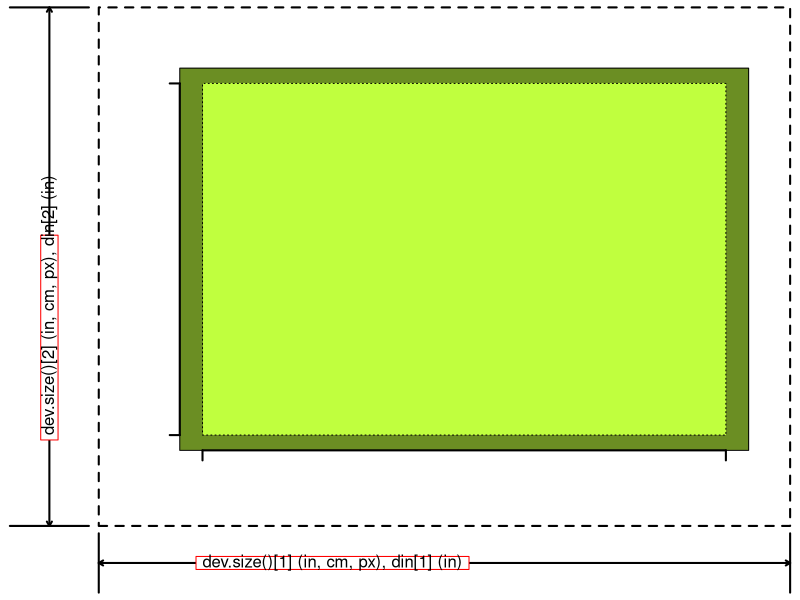
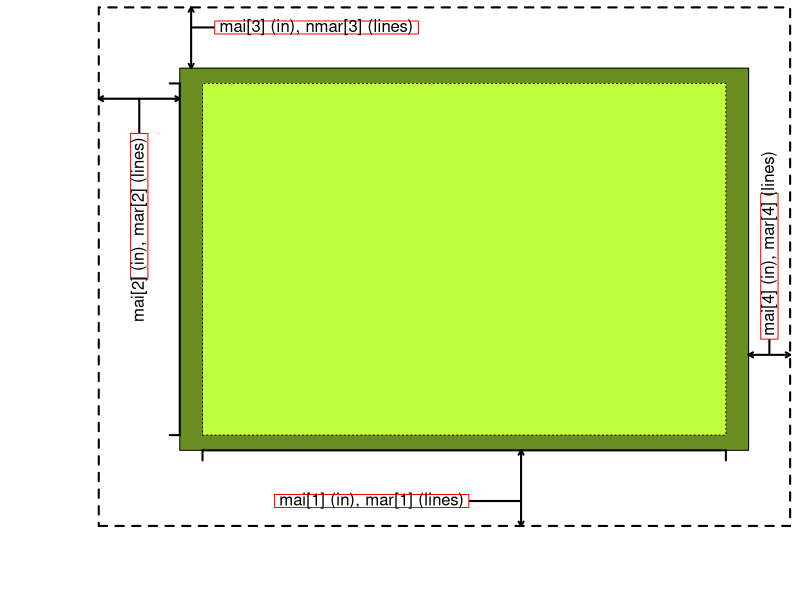
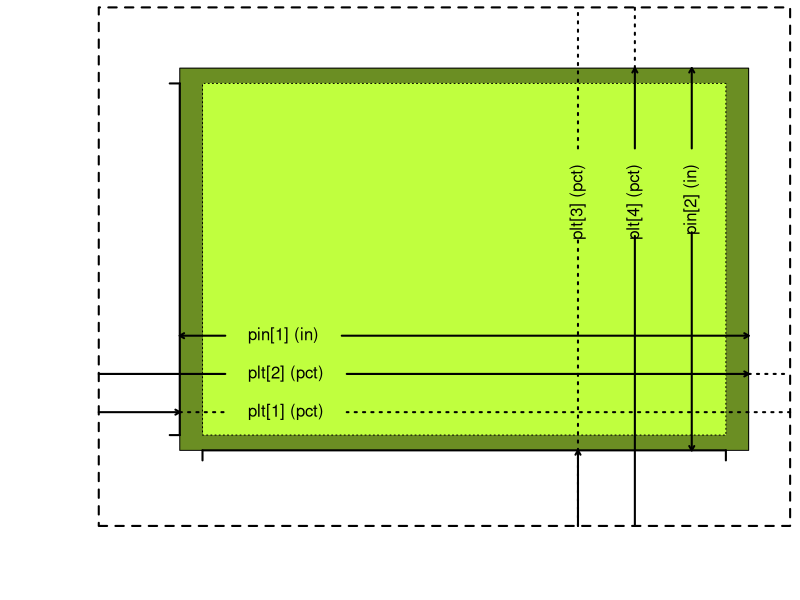
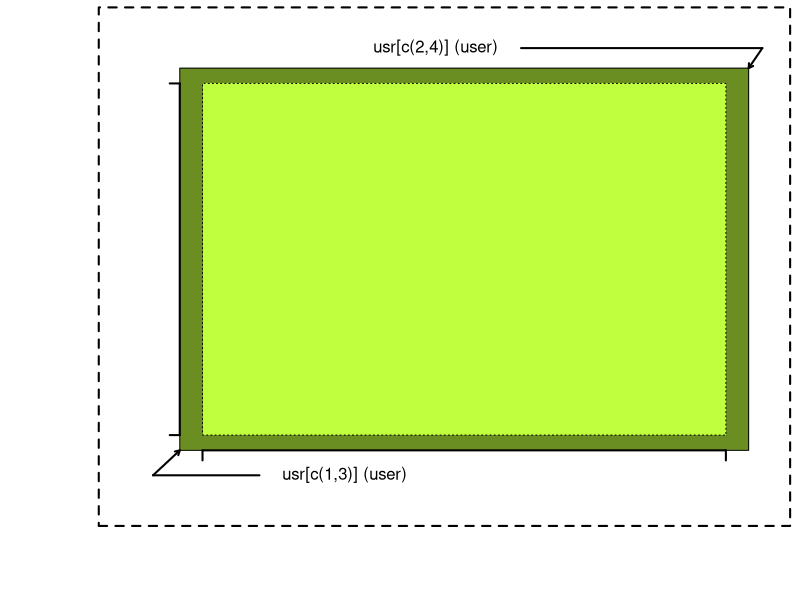
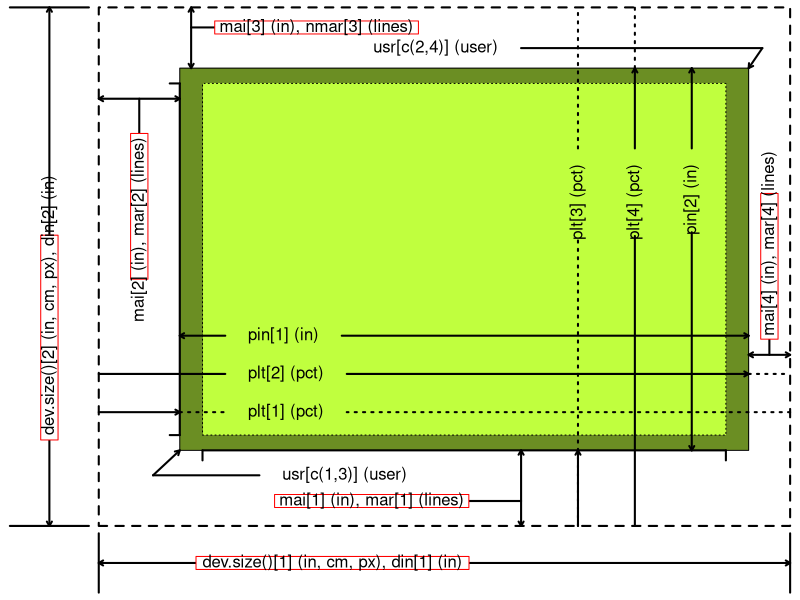
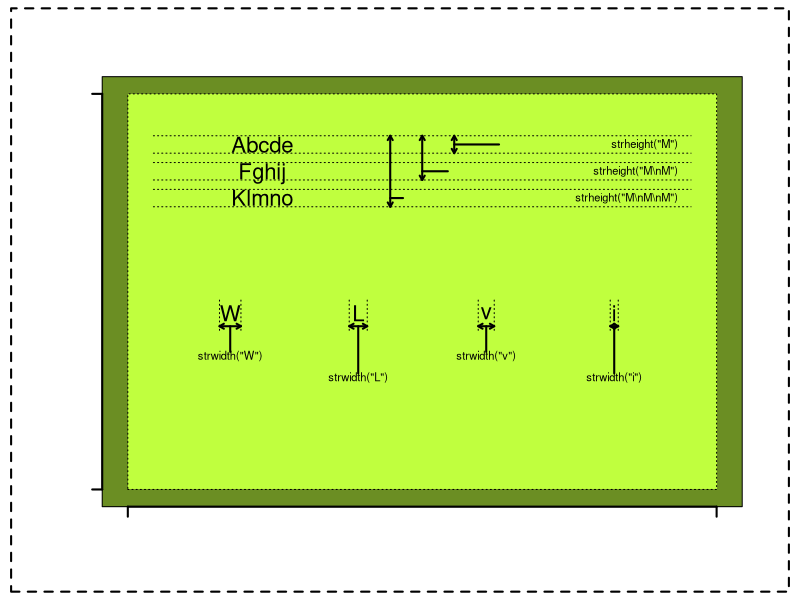
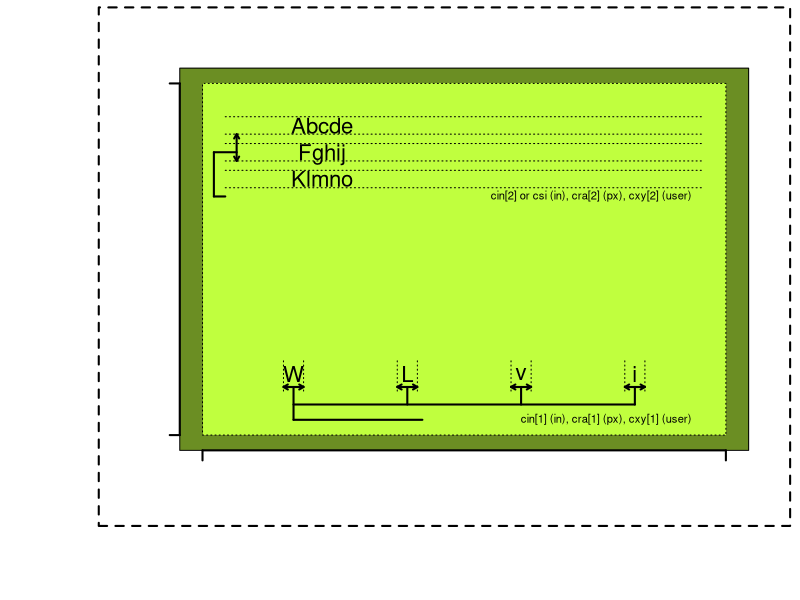
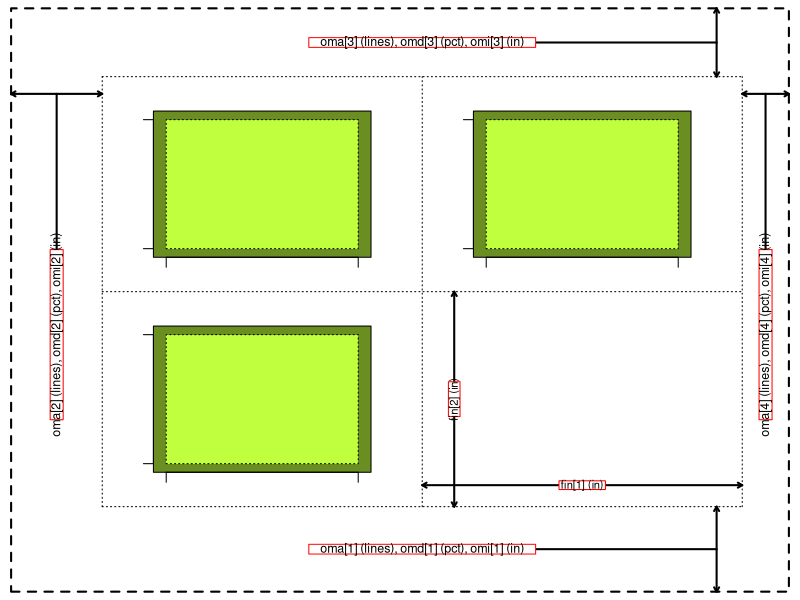

Source code (R) for these figures, in order:
## ---- chunk 1
# Note: once I am done with this, I need to do a cheat sheet on date-time values in R.

x <- function(p) {
  marks <- c(-1, 0, 0.82, 7-0.42, 7, 7)
  p <- ifelse (p < 100, 100, p)
  p <- ifelse (p > 500, 500, p)
  i <- p %/% 100
  w <- (p/100) %% 1
  return((1-w)*marks[i]+w*marks[i+1])
}

y <- function(p) {
  marks <- c(-1, 0, 1.02, 7-0.82, 7, 7)
  p <- ifelse (p < 100, 100, p)
  p <- ifelse (p > 500, 500, p)
  i <- p %/% 100
  w <- (p/100) %% 1
  return((1-w)*marks[i]+w*marks[i+1])
}

# Start with the assumption that the graph is seven inches by seven inches
# and that mar=c(5.1, 4.1, 4.1, 2.1) and mai=c(1.02, 0.82, 0.82, 0.42)
# which means 5 lines per inch. Also assume that there are 96 pixels per inch.


draw_framework <- function(pmin=-1, pmax=7.1) {
  par(mar=rep(0, 4), xaxs="i", yaxs="i")
  plot(c(pmin, pmax), c(pmin, pmax), type="n", axes=FALSE)

  # user coordinates after adding 4%
  polygon(
    x=x(c(300, 400, 400, 300)),
    y=y(c(300, 300, 400, 400)),
    density=NA, col="olivedrab", border="black")

  # user coordinates defined by xlim, ylim
  polygon(
    x=x(c(304, 396, 396, 304)),
    y=y(c(304, 304, 396, 396)),
    density=NA, col="olivedrab1", border="black", lty="dotted")

  axis(side=1, pos=y(300), at=x(c(304, 396)), labels=rep(" ", 2), lwd=2) 
  axis(side=2, pos=x(300), at=y(c(304, 396)), labels=rep(" ", 2), lwd=2) 

  polygon(x=x(c(200, 500, 500, 200)), y=y(c(200, 200, 500, 500)), lwd=2, lty="dashed")
}

tbox <- function(x0, y0, s, co="white", cex=1, srt=0, adj=0.5) {
  tx <- cex * (1.05*c(-1, 1, 1, -1)-2*adj+1) * strwidth(s) / 2
  ty <- cex *       c(-1, -1, 1, 1)          * strheight(s) / 2
  if (srt==90) {tmp <- tx; tx <- ty; ty <- tmp}
  polygon(x=x0+tx, y=y0+ty, border="red", col=co)
  text(x0, y0, s, cex=cex, srt=srt, adj=adj)
}
## ---- chunk 2
din <- function() {
  # graphics device size (x)
  s1 <- "dev.size()[1] (in, cm, px), din[1] (in)"
  arrows  (x(200),    y(150), x(500), y(150), lwd=2, len=0.05, code=3)
  segments(x(200),    y(190), x(200), y(110), lwd=2)
  segments(x(500),    y(190), x(500), y(110), lwd=2)
  tbox    (x(304),    y(150), s1, adj=0)
  
  # graphics device size (y)
  s2 <- "dev.size()[2] (in, cm, px), din[2] (in)"
  arrows  (x(150), y(200),    x(150), y(500), lwd=2, len=0.05, code=3)
  segments(x(190), y(200),    x(110), y(200), lwd=2)
  segments(x(190), y(500),    x(110), y(500), lwd=2)
  tbox    (x(150), y(304), s2, adj=0, srt=90)
}
draw_framework()
din()
## ---- chunk 3
mar <- function() {
  # bottom margin
  arrows  (x(360), y(200), x(360), y(300), lwd=2, length=0.05, code=3)
  segments(x(360), y(233), x(350), y(233), lwd=2)
  tbox(    x(350), y(233), "mai[1] (in), mar[1] (lines)", adj=1, cex=1.0)
  
  # top margin
  arrows  (x(302), y(400), x(302), y(500), lwd=2, length=0.05, code=3)
  segments(x(302), y(467), x(307), y(467), lwd=2)
  tbox    (x(307), y(467), "mai[3] (in), nmar[3] (lines)", adj=0, cex=1.0)
  
  # left margin
  arrows  (x(200), y(392), x(300), y(392), lwd=2, len=0.05, code=3)
  segments(x(250), y(392), x(250), y(382), lwd=2)
  tbox    (x(250), y(382), "mai[2] (in), mar[2] (lines)", adj=1, srt=90)
  
  # right margin
  arrows  (x(400), y(325), x(500), y(325), lwd=2, length=0.05, code=3)
  segments(x(450), y(325), x(450), y(330), lwd=2)
  tbox    (x(450), y(330), "mai[4] (in), mar[4] (lines)", adj=0, srt=90, cex=1.0)
}
draw_framework()
mar()
## ---- chunk 4
pin <- function() {
  # plotting region size (x--pin[1], plt[1], plt[2])
  s3 <- "pin[1] (in)"
  w3 <- strwidth(s3)
  text  (x(312),    y(330), s3, adj=0)
  arrows(x(308),    y(330), x(300), y(330), lwd=2, len=0.05)
  arrows(x(316)+w3, y(330), x(400), y(330), lwd=2, len=0.05)
  
  s4 <- "plt[1] (pct)"
  w4 <- strwidth(s4)
  text    (x(312), y(310), s4, adj=0)
  arrows  (x(200), y(310), x(300),    y(310), lwd=2, len=0.05)
  segments(x(300), y(310), x(308),    y(310), lwd=2, lty="dotted")
  segments(x(500), y(310), x(316)+w4, y(310), lwd=2, lty="dotted")
  
  s5 <- "plt[2] (pct)"
  w5 <- strwidth(s5)
  text    (x(312),    y(320), s5, adj=0)
  segments(x(200),    y(320), x(308), y(320), lwd=2)
  arrows  (x(316)+w5, y(320), x(400), y(320), lwd=2, len=0.05)
  segments(x(400),    y(320), x(500), y(320), lwd=2, lty="dotted")
  
  s6 <- "pin[2] (in)"
  w6 <- strwidth(s6)
  arrows(x(390), y(371)-w6, x(390), y(300), lwd=2, len=0.05)
  arrows(x(390), y(379),    x(390), y(400), lwd=2, len=0.05)
  text  (x(390), y(375), s6, adj=1, srt=90)
  
  # plotting region size (x--pin[1], plt[1], plt[2])
  s7 <- "plt[4] (pct)"
  w7 <- strwidth(s7)
  text    (x(380), y(375), s7, adj=1, srt=90)
  segments(x(380), y(200), x(380), y(371)-w7, lwd=2)
  arrows  (x(380), y(379), x(380), y(400),    lwd=2, len=0.05)
  segments(x(380), y(400), x(380), y(500),    lwd=2, lty="dotted")
  
  s8 <- "plt[3] (pct)"
  w8 <- strwidth(s8)
  text    (x(370), y(375), s8, adj=1, srt=90)
  segments(x(370), y(200), x(370), y(371)-w7, lwd=2, lty="dotted")
  arrows  (x(370), y(200), x(370), y(300),    lwd=2, len=0.05)
  segments(x(370), y(379), x(370), y(500),    lwd=2, lty="dotted")
}
draw_framework()
pin()
## ---- chunk 5
usr <- function() {
  # lower left user coordinates
  arrows  (x(267), y(267), x(300), y(300), lwd=2, len=0.05)
  segments(x(267), y(267), x(314), y(267), lwd=2)
  text    (x(318), y(267), "usr[c(1,3)] (user)", adj=0)
  
  # upper right user coordinates
  arrows  (x(433), y(433), x(400), y(400), lwd=2, len=0.05)
  segments(x(433), y(433), x(360), y(433), lwd=2)
  text    (x(356), y(433), "usr[c(2,4)] (user)", adj=1)
}
draw_framework()
usr()
## ---- chunk 6
draw_framework()
din()
usr()
mar()
pin()
cat("\n")
## ---- chunk 7
draw_multiline <- function() {
text(x(325), y(378), "Abcde\nFghij\nKlmno", cex=1.33)
  u0 <<- 0.67*strheight("M")
  u1 <<- 0.67*(strheight("M\nM") - strheight("M"))
  u  <<- y(378) + c(2, 2, 0, 0, -2, -2)*u1 + c(1, -1, 1, -1, 1, -1)*u0
  u12 <<- (u[1]+u[2])/2
  u34 <<- (u[3]+u[4])/2
  u56 <<- (u[5]+u[6])/2
  u7  <<- u[6]-u0
  segments(x(308), u, x(392), u, lty="dotted")
}
ht <- function() {
  text(x(390), u12, 'strheight("M")', adj=1, cex=0.67)
  text(x(390), u34, 'strheight("M\\nM")', adj=1, cex=0.67)
  text(x(390), u56, 'strheight("M\\nM\\nM")', adj=1, cex=0.67)
  arrows  (x(355), u[1], x(355), u[2], lwd=2, len=0.05, code=3)
  arrows  (x(350), u[1], x(350), u[4], lwd=2, len=0.05, code=3)
  arrows  (x(345), u[1], x(345), u[6], lwd=2, len=0.05, code=3)
  segments(x(355),  u12, x(362),  u12, lwd=2)
  segments(x(350),  u34, x(354),  u34, lwd=2)
  segments(x(345),  u56, x(347),  u56, lwd=2)
}
wi <- function() {
  text(x(320), y(345), "W", cex=1.33)
  u <- 0.67*strwidth("W")
  v <- 0.67*strheight("W")
  segments(x(320)-u, y(345)+1.5*v, x(320)-u,  y(345)-2.0*v, lty="dotted")
  segments(x(320)+u, y(345)+1.5*v, x(320)+u,  y(345)-2.0*v, lty="dotted")
  arrows  (x(320)+u, y(345)-1.5*v, x(320)-u,  y(345)-1.5*v, len=0.05, lwd=2, code=3)
  segments(x(320), y(345)-1.5*v, x(320), y(335)+0.5*v, lwd=2)
  
  text(x(340), y(345), "L", cex=1.33)
  u <- strwidth("L")
  segments(x(340)-u, y(345)+1.5*v, x(340)-u,  y(345)-2.0*v, lty="dotted")
  segments(x(340)+u, y(345)+1.5*v, x(340)+u,  y(345)-2.0*v, lty="dotted")
  arrows  (x(340)+u, y(345)-1.5*v, x(340)-u,  y(345)-1.5*v, len=0.05, lwd=2, code=3)
  segments(x(340), y(345)-1.5*v, x(340), y(330)+0.5*v, lwd=2)
  
  text(x(360), y(345), "v", cex=1.33)
  u <- strwidth("v")
  segments(x(360)-u, y(345)+1.5*v, x(360)-u,  y(345)-2.0*v, lty="dotted")
  segments(x(360)+u, y(345)+1.5*v, x(360)+u,  y(345)-2.0*v, lty="dotted")
  arrows  (x(360)+u, y(345)-1.5*v, x(360)-u,  y(345)-1.5*v, len=0.05, lwd=2, code=3)
  segments(x(360), y(345)-1.5*v, x(360), y(335)+0.5*v, lwd=2)
  
  text(x(380), y(345), "i", cex=1.33)
  u <- strwidth("i")
  segments(x(380)-u, y(345)+1.5*v, x(380)-u,  y(345)-2.0*v, lty="dotted")
  segments(x(380)+u, y(345)+1.5*v, x(380)+u,  y(345)-2.0*v, lty="dotted")
  arrows  (x(380)+u, y(345)-1.5*v, x(380)-u,  y(345)-1.5*v, len=0.05, lwd=2, code=3)
  segments(x(380), y(345)-1.5*v, x(380), y(330)+0.5*v, lwd=2)

  text(x(320), y(335), 'strwidth("W")', cex=0.67)
  text(x(340), y(330), 'strwidth("L")', cex=0.67)
  text(x(360), y(335), 'strwidth("v")', cex=0.67)
  text(x(380), y(330), 'strwidth("i")', cex=0.67)
}
draw_framework(-0.1, 7.1)
draw_multiline()
ht()
wi()
## ---- chunk 8
cin1 <- function() {
  u <- 0.67*par("cxy")[1]
  v <- 0.67*strheight("W")
  
  text(x(320), y(320), "W", cex=1.33)
  segments(x(320)-u, y(320)+1.5*v, x(320)-u,  y(320)-2.0*v, lty="dotted")
  segments(x(320)+u, y(320)+1.5*v, x(320)+u,  y(320)-2.0*v, lty="dotted")
  arrows  (x(320)+u, y(320)-1.5*v, x(320)-u,  y(320)-1.5*v, len=0.05, lwd=2, code=3)
  segments(x(320), y(320)-1.5*v, x(320), y(308), lwd=2)
  
  text(x(340), y(320), "L", cex=1.33)
  segments(x(340)-u, y(320)+1.5*v, x(340)-u,  y(320)-2.0*v, lty="dotted")
  segments(x(340)+u, y(320)+1.5*v, x(340)+u,  y(320)-2.0*v, lty="dotted")
  arrows  (x(340)+u, y(320)-1.5*v, x(340)-u,  y(320)-1.5*v, len=0.05, lwd=2, code=3)
  segments(x(340), y(320)-1.5*v, x(340), y(312), lwd=2)
  
  text(x(360), y(320), "v", cex=1.33)
  segments(x(360)-u, y(320)+1.5*v, x(360)-u,  y(320)-2.0*v, lty="dotted")
  segments(x(360)+u, y(320)+1.5*v, x(360)+u,  y(320)-2.0*v, lty="dotted")
  arrows  (x(360)+u, y(320)-1.5*v, x(360)-u,  y(320)-1.5*v, len=0.05, lwd=2, code=3)
  segments(x(360), y(320)-1.5*v, x(360), y(312), lwd=2)
  
  text(x(380), y(320), "i", cex=1.33)
  segments(x(380)-u, y(320)+1.5*v, x(380)-u,  y(320)-2.0*v, lty="dotted")
  segments(x(380)+u, y(320)+1.5*v, x(380)+u,  y(320)-2.0*v, lty="dotted")
  arrows  (x(380)+u, y(320)-1.5*v, x(380)-u,  y(320)-1.5*v, len=0.05, lwd=2, code=3)
  segments(x(380), y(320)-1.5*v, x(380), y(312), lwd=2)
  
  st <- "cin[1] (in), cra[1] (px), cxy[1] (user)"
  text(x(390), y(308), st, adj=1, cex=0.67)
  segments(x(320), y(312), x(380), y(312), lwd=2)
  segments(x(320), y(308), x(388)-strwidth(st), y(308), lwd=2)
  # W (5), M(4), L(3), J or v (2.67) x or y or z (2.33) r (1.67), I(1)
}
cin2 <- function() {
  text(x(390), u7,  "cin[2] or csi (in), cra[2] (px), cxy[2] (user)", adj=1, cex=0.67)
  arrows  (x(310), u[2], x(310), u[4], lwd=2, len=0.05, code=3)
  # segments(x(345),  u56, x(347),  u56, lwd=2)
  segments(x(310),  u34, x(306),  u34, lwd=2)
  segments(x(306),  u34, x(306),  u7,  lwd=2)
  segments(x(306),  u7,  x(308),  u7,  lwd=2)
}
draw_framework()
draw_multiline()
cin2()
cin1()
## ---- chunk 9

draw_panel <- function() {
  par(mar=rep(0, 4), xaxs="i", yaxs="i")
  plot(c(-0.1,7.1), c(-0.1,7.1), type="n", axes=FALSE)

  segments(x(300), y(300), x(300), y(400), lty="dotted")
  segments(x(350), y(300), x(350), y(400), lty="dotted")
  segments(x(400), y(300), x(400), y(400), lty="dotted")
  
  segments(x(300), y(300), x(400), y(300), lty="dotted")
  segments(x(300), y(350), x(400), y(350), lty="dotted")
  segments(x(300), y(400), x(400), y(400), lty="dotted")
  
  # user coordinates after adding 4%
  polygon(
    x=x(c(308, 342, 342, 308)),
    y=y(c(308, 308, 342, 342)),
    density=NA, col="olivedrab", border="black")

  polygon(
    x=x(c(358, 392, 392, 358)),
    y=y(c(358, 358, 392, 392)),
    density=NA, col="olivedrab", border="black")

  # polygon(
  #   x=x(c(358, 392, 392, 358)),
  #   y=y(c(308, 308, 342, 342)),
  #   density=NA, col="olivedrab", border="black")

  polygon(
    x=x(c(308, 342, 342, 308)),
    y=y(c(358, 358, 392, 392)),
    density=NA, col="olivedrab", border="black")

  # user coordinates defined by xlim, ylim
  polygon(
    x=x(c(310, 340, 340, 310)),
    y=y(c(310, 310, 340, 340)),
    density=NA, col="olivedrab1", border="black", lty="dotted")

  polygon(
    x=x(c(360, 390, 390, 360)),
    y=y(c(360, 360, 390, 390)),
    density=NA, col="olivedrab1", border="black", lty="dotted")

  # polygon(
  #   x=x(c(360, 390, 390, 360)),
  #   y=y(c(310, 310, 340, 340)),
  #   density=NA, col="olivedrab1", border="black", lty="dotted")

  polygon(
    x=x(c(310, 340, 340, 310)),
    y=y(c(360, 360, 390, 390)),
    density=NA, col="olivedrab1", border="black", lty="dotted")

  axis(side=1, pos=y(308), at=x(c(310, 340)), labels=rep(" ", 2), lwd=1) 
  axis(side=1, pos=y(358), at=x(c(360, 390)), labels=rep(" ", 2), lwd=1) 
  axis(side=1, pos=y(358), at=x(c(310, 340)), labels=rep(" ", 2), lwd=1) 
  # axis(side=1, pos=y(308), at=x(c(360, 390)), labels=rep(" ", 2), lwd=1) 

  axis(side=2, pos=x(308), at=y(c(310, 340)), labels=rep(" ", 2), lwd=1) 
  axis(side=2, pos=x(358), at=y(c(360, 390)), labels=rep(" ", 2), lwd=1) 
  # axis(side=2, pos=x(358), at=y(c(310, 340)), labels=rep(" ", 2), lwd=1) 
  axis(side=2, pos=x(308), at=y(c(360, 390)), labels=rep(" ", 2), lwd=1) 
  
  polygon(x=x(c(200, 500, 500, 200)), y=y(c(200, 200, 500, 500)), lwd=2, lty="dashed")

  # par("fin")
  arrows(x(350), y(305), x(400), y(305), lwd=2, length=0.05, code=3)
  arrows(x(355), y(300), x(355), y(350), lwd=2, length=0.05, code=3)
 
  arrows(x(396), y(200), x(396), y(300), lwd=2, length=0.05, code=3)
  segments(x(396), y(250), x(350), y(250), lwd=2)
  
  arrows(x(396), y(400), x(396), y(500), lwd=2, length=0.05, code=3)
  segments(x(396), y(450), x(350), y(450), lwd=2)

  arrows(x(200), y(396), x(300), y(396), lwd=2, length=0.05, code=3)
  segments(x(250), y(396), x(250), y(350), lwd=2)
  
  arrows(x(400), y(396), x(500), y(396), lwd=2, length=0.05, code=3)
  segments(x(450), y(396), x(450), y(350), lwd=2)

  tbox(x(375), y(305), "fin[1] (in)", cex=0.67)
  tbox(x(355), y(325), "fin[2] (in)", cex=0.67, srt=90)
  tbox(x(350), y(250), "oma[1] (lines), omd[1] (pct), omi[1] (in)", cex=0.75)
  tbox(x(350), y(450), "oma[3] (lines), omd[3] (pct), omi[3] (in)", cex=0.75)
  tbox(x(250), y(340), "oma[2] (lines), omd[2] (pct), omi[2] (in)", cex=0.75, srt=90)
  tbox(x(450), y(340), "oma[4] (lines), omd[4] (pct), omi[4] (in)", cex=0.75, srt=90)
}
draw_panel()
## ---- chunk 10
par(mar=rep(0,4))
plot(c(100, 200), c(100, 200), type="n", axes=FALSE)
u0 <- 116
u <- u0+c(  0, 13, 26)
v0 <- u0+50
v <- u+50
par(las=2)
axis(side=1, pos=u0, at=u, labels=c("las","=","2"))
axis(side=2, pos=u0, at=u, labels=c("2","=","las"))
par(las=3)
axis(side=1, pos=u0, at=v, labels=c("las","=","3"))
axis(side=2, pos=v0, at=u, labels=c("las","=","3"))
par(las=0)
axis(side=1, pos=v0, at=u, labels=c("las","=","0"))
axis(side=2, pos=u0, at=v, labels=c("las","=","0"))
par(las=1)
axis(side=1, pos=v0, at=v, labels=c("las","=","1"))
axis(side=2, pos=v0, at=v, labels=c("1","=","las"))
## ---- chunk 11
par(mar=rep(0,4), xaxs="i", yaxs="i")
plot(c(90, 210), c(90, 210), type="n", axes=FALSE)
u0 <- 127
u <- u0+c(0, 34, 68)
par(las=0)
lb <- c(" cex.axis", "cex.axis", "cex.axis")
axis(side=1, pos=u0, at=u, labels=lb)
axis(side=2, pos=u0, at=u, labels=lb)
text(106, u[2], "cex.lab", srt=90)
text(u[2], 205, "cex.main")
text(u[2], 103, "cex.lab")
text(u[2],  93, "cex.sub")
